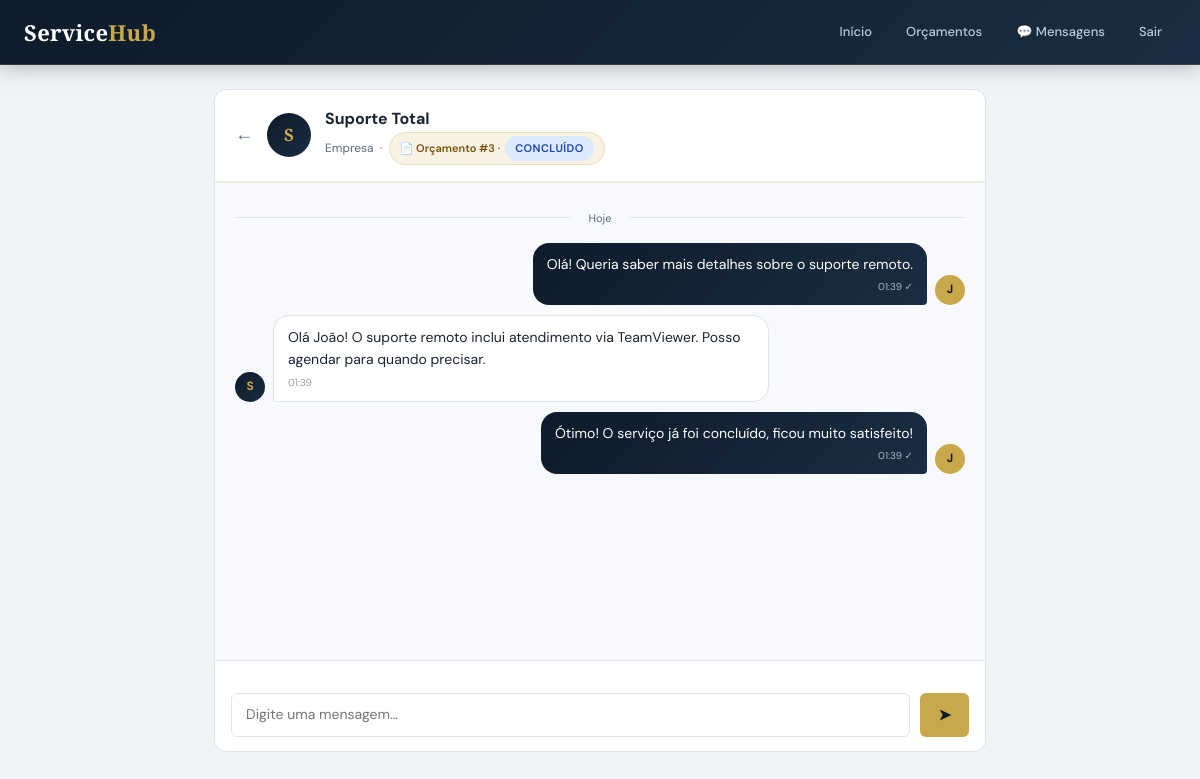
Screenshot of /chat/conversa.php?id=1 (signed in) with the database file from the repository.
### tables this page shows
CREATE TABLE IF NOT EXISTS conversas (
    id           INT AUTO_INCREMENT PRIMARY KEY,
    cliente_id   INT NOT NULL,
    empresa_id   INT NOT NULL,
    orcamento_id INT NULL COMMENT 'Opcional: chat sobre um orçamento específico',
    created_at   TIMESTAMP DEFAULT CURRENT_TIMESTAMP,
    updated_at   TIMESTAMP DEFAULT CURRENT_TIMESTAMP ON UPDATE CURRENT_TIMESTAMP,
    FOREIGN KEY (cliente_id)   REFERENCES clientes(id)   ON DELETE CASCADE,
    FOREIGN KEY (empresa_id)   REFERENCES empresas(id)   ON DELETE CASCADE,
    FOREIGN KEY (orcamento_id) REFERENCES orcamentos(id) ON DELETE SET NULL,
    UNIQUE KEY uq_conversa (cliente_id, empresa_id)
);

CREATE TABLE empresas (
    id INT AUTO_INCREMENT PRIMARY KEY,
    nome_empresa VARCHAR(100) NOT NULL,
    email VARCHAR(100) NOT NULL UNIQUE,
    senha VARCHAR(255) NOT NULL,
    cnpj VARCHAR(20) UNIQUE,
    telefone VARCHAR(20),
    endereco TEXT,
    descricao TEXT,
    logo VARCHAR(255),
    site VARCHAR(100),
    status TINYINT DEFAULT 1 COMMENT '1=Ativa, 0=Inativa',
    created_at TIMESTAMP DEFAULT CURRENT_TIMESTAMP,
    updated_at TIMESTAMP DEFAULT CURRENT_TIMESTAMP ON UPDATE CURRENT_TIMESTAMP
);

CREATE TABLE orcamentos (
    id INT AUTO_INCREMENT PRIMARY KEY,
    cliente_id INT NOT NULL,
    servico_id INT,
    empresa_id INT,
    quantidade INT DEFAULT 1,
    valor_total DECIMAL(10,2) NOT NULL DEFAULT 0,
    status ENUM('pendente','aprovado','rejeitado','concluido','expirado') DEFAULT 'pendente',
    observacoes TEXT,
    data_orcamento DATE NOT NULL,
    data_validade DATE,
    created_at TIMESTAMP DEFAULT CURRENT_TIMESTAMP,
    updated_at TIMESTAMP DEFAULT CURRENT_TIMESTAMP ON UPDATE CURRENT_TIMESTAMP,
    FOREIGN KEY (cliente_id) REFERENCES clientes(id) ON DELETE CASCADE,
    FOREIGN KEY (servico_id) REFERENCES servicos(id) ON DELETE SET NULL,
    FOREIGN KEY (empresa_id) REFERENCES empresas(id) ON DELETE SET NULL
);

CREATE TABLE IF NOT EXISTS mensagens (
    id           INT AUTO_INCREMENT PRIMARY KEY,
    conversa_id  INT NOT NULL,
    remetente    ENUM('cliente','empresa') NOT NULL,
    conteudo     TEXT NOT NULL,
    lida         TINYINT DEFAULT 0 COMMENT '0=não lida, 1=lida',
    created_at   TIMESTAMP DEFAULT CURRENT_TIMESTAMP,
    FOREIGN KEY (conversa_id) REFERENCES conversas(id) ON DELETE CASCADE
);

### includes/auth.php (called while the page is built, shortened)
<?php
function isCliente() {
    return isset($_SESSION['tipo_usuario']) && $_SESSION['tipo_usuario'] === 'cliente';
}

### chat/conversa.php (the view, shortened to what this page needs)
<?php
require_once '../includes/config.php';
require_once '../includes/auth.php';
require_once '../includes/functions.php';
$is_cliente = isCliente();
$remetente  = $is_cliente ? 'cliente' : 'empresa';
$id = (int)($_GET['id'] ?? 0);
$stmt = $pdo->prepare("
    SELECT cv.*,
           c.nome          AS cliente_nome,
           e.nome_empresa  AS empresa_nome,
           o.id            AS orc_id, o.status AS orc_status, o.valor_total AS orc_valor
    FROM conversas cv
    JOIN clientes c  ON c.id = cv.cliente_id
    JOIN empresas e  ON e.id = cv.empresa_id
    LEFT JOIN orcamentos o ON o.id = cv.orcamento_id
    WHERE cv.id = ?");
$stmt->execute([$id]);
$conv = $stmt->fetch();
$outro_nome = $is_cliente ? $conv['empresa_nome'] : $conv['cliente_nome'];
$outroPerfil = $is_cliente ? 'empresa' : 'cliente';
$pdo->prepare("UPDATE mensagens SET lida = 1 WHERE conversa_id = ? AND remetente = ? AND lida = 0")
    ->execute([$id, $outroPerfil]);
$msgs = $pdo->prepare("SELECT * FROM mensagens WHERE conversa_id = ? ORDER BY created_at ASC");
$msgs->execute([$id]);
$mensagens = $msgs->fetchAll();
?>
<!DOCTYPE html>
<html lang="pt-BR">
<head>
  <link rel="stylesheet" href="../css/estilo.css">
</head>
<body>
<nav class="dash-nav">
  <div class="inner">
    <div class="logo"><h1>Service<span class="logo-span">Hub</span></h1></div>
    <div class="nav-items">
      <?php if ($is_cliente): ?>
        <a href="../dashboard_cliente.php">Início</a>
        <a href="../orcamentos/index.php">Orçamentos</a>
      <?php else: ?>
        <a href="../dashboard_empresa.php">Início</a>
        <a href="../orcamentos/index.php">Orçamentos</a>
      <?php endif; ?>
      <a href="index.php">💬 Mensagens</a>
      <a href="../logout.php">Sair</a>
    </div>
  </div>
</nav>
<div class="chat-page">
  <div class="chat-header">
    <a href="index.php" style="color:var(--text-muted);font-size:18px;text-decoration:none;" title="Voltar">←</a>
    <div class="chat-header-avatar"><?= strtoupper(substr($outro_nome, 0, 1)) ?></div>
    <div class="chat-header-info">
      <strong><?= htmlspecialchars($outro_nome) ?></strong>
      <small>
        <?= $is_cliente ? 'Empresa' : 'Cliente' ?>
        <?php if ($conv['orc_id']): ?>
          &nbsp;·&nbsp;
          <a href="../orcamentos/view.php?id=<?=$conv['orc_id']?>" class="orc-chip">
            📄 Orçamento #<?=$conv['orc_id']?> · <?= statusBadge($conv['orc_status']) ?>
          </a>
        <?php endif; ?>
      </small>
    </div>
  </div>
  <div class="chat-body" id="chatBody">
    <?php
    $lastDate = '';
    foreach ($mensagens as $msg):
        $isMe   = ($msg['remetente'] === $remetente);
        $rowCls = $isMe ? 'me' : 'them';
        $msgDate = (new DateTime($msg['created_at']))->format('d/m/Y');
        if ($msgDate !== $lastDate):
            $lastDate = $msgDate;
    ?>
    <div class="date-divider"><span><?= $msgDate === date('d/m/Y') ? 'Hoje' : $msgDate ?></span></div>
    <?php endif; ?>
    <div class="msg-row <?= $rowCls ?>" data-id="<?=$msg['id']?>">
      <div class="msg-avatar <?= $rowCls ?>"><?= strtoupper(substr($isMe ? ($is_cliente ? $_SESSION['cliente_nome'] : $_SESSION['empresa_nome']) : $outro_nome, 0, 1)) ?></div>
      <div class="bubble <?= $rowCls ?>">
        <?= nl2br(htmlspecialchars($msg['conteudo'])) ?>
        <span class="bubble-time"><?= (new DateTime($msg['created_at']))->format('H:i') ?><?= $isMe ? ($msg['lida'] ? ' ✓✓' : ' ✓') : '' ?></span>
      </div>
    </div>
    <?php endforeach; ?>
  </div>
  <div class="typing-indicator" id="typingIndicator" style="padding:4px 16px;background:#fff;border-left:1px solid var(--border);border-right:1px solid var(--border);"></div>
  <div class="chat-input-bar">
    <div class="input-row">
      <textarea id="msgInput" placeholder="Digite uma mensagem…" rows="1" maxlength="2000"></textarea>
      <button class="send-btn" id="sendBtn" title="Enviar (Enter)">➤</button>
    </div>
  </div>
</div>
</body>
</html>

### includes/functions.php (shortened to what this page needs)
<?php
function statusBadge($status) {
    $map = [
        'pendente'  => ['label' => 'Pendente',  'class' => 'badge-pendente'],
        'aprovado'  => ['label' => 'Aprovado',  'class' => 'badge-aprovado'],
        'rejeitado' => ['label' => 'Rejeitado', 'class' => 'badge-rejeitado'],
        'concluido' => ['label' => 'Concluído', 'class' => 'badge-concluido'],
        'expirado'  => ['label' => 'Expirado',  'class' => 'badge-expirado'],
    ];
    $s = $map[$status] ?? ['label' => ucfirst($status), 'class' => 'badge-secondary'];
    return "<span class='badge {$s['class']}'>{$s['label']}</span>";
}

### css/estilo.css (style rules this page uses)
:root { --navy: #0d1b2a; --navy-mid: #132033; --navy-soft: #1a2d42; --gold: #c9a84c; --gold-lt: #e2c06e; --gold-dim: rgba(201,168,76,.15); --teal: #1e8a7a; --teal-lt: #26b09c; --red: #c0392b; --red-lt: #e74c3c; --green: #1a7a4a; --green-lt: #27ae60; --slate: #8fa3b8; --slate-lt: #b8ccd8; --surface: #ffffff; --bg: #f0f4f8; --border: #dde4ec; --text: #1a2533; --text-muted:#5a6a7a; --radius-sm: 6px; --radius: 12px; --radius-lg: 18px; --shadow-sm: 0 1px 4px rgba(13,27,42,.08); --shadow: 0 4px 20px rgba(13,27,42,.10); --shadow-lg: 0 12px 40px rgba(13,27,42,.14); --transition: .22s cubic-bezier(.4,0,.2,1); }
*, *::before, *::after { box-sizing: border-box; margin: 0; padding: 0; }
html { font-size: 15px; scroll-behavior: smooth; }
body { font-family: 'DM Sans', system-ui, sans-serif; background: var(--bg); color: var(--text); line-height: 1.65; -webkit-font-smoothing: antialiased; }
h1,h2,h3 { font-family: 'Playfair Display', Georgia, serif; color: var(--navy); }
a { color: var(--gold); text-decoration: none; transition: color var(--transition); }
.logo h1 { font-family: 'Playfair Display', serif; font-size: 22px; color: #fff; letter-spacing: .3px; line-height: 1.2; }
.logo h1 span, .logo-span { color: var(--gold); }
.badge { display: inline-flex; align-items: center; padding: 3px 10px; border-radius: 100px; font-size: 11px; font-weight: 600; text-transform: uppercase; letter-spacing: .4px; }
.badge-info, .badge-concluido { background: #dbeafe; color: #1e40af; }

### rows the page displays
conversas: empresa.nome_empresa "S", empresa.nome_empresa "Suporte Total", orcamento "3", orcamento.status "CONCLUÍDO"
mensagens: shows "Hoje", remetente "J", conteudo "Olá! Queria saber mais detalhes sobre o suporte remoto.", created_at "01:39"
mensagens: remetente.nome_empresa "S", conteudo "Olá João! O suporte remoto inclui atendimento via TeamViewer. Posso agendar para quando precisar.", created_at "01:39"
mensagens: remetente "J", conteudo "Ótimo! O serviço já foi concluído, ficou muito satisfeito!", created_at "01:39"
